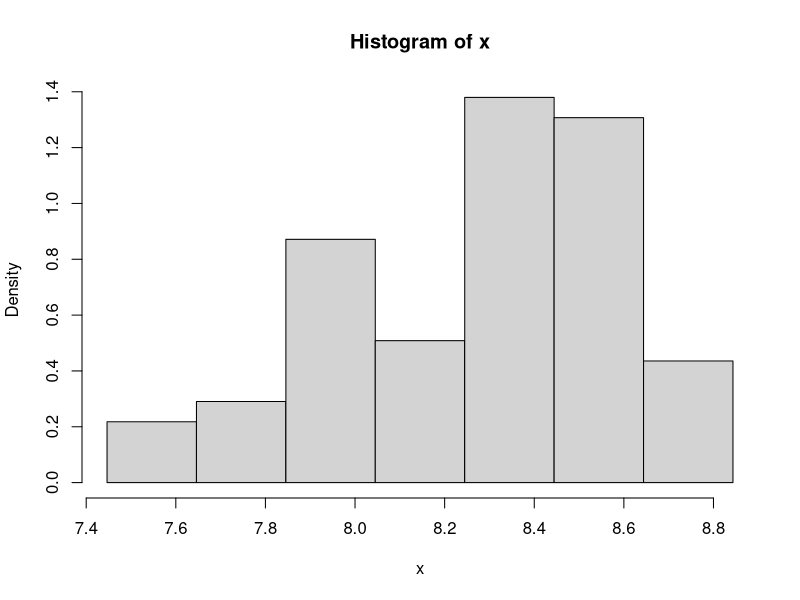
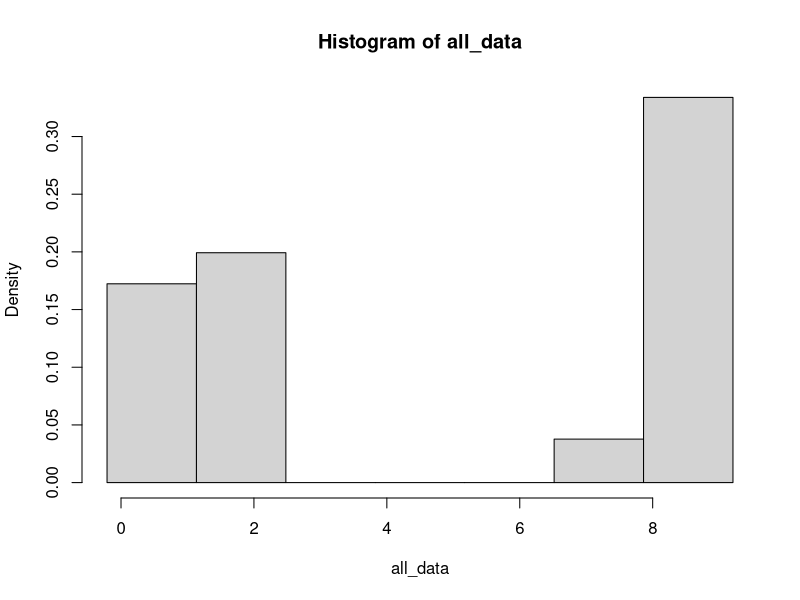

Here is the R script that generated these plots, in order:
## ---- chunk 1
# Delete any existing object
if(!is.null(dev.list())) dev.off()
rm(list = ls())

knitr::opts_chunk$set(echo = TRUE)

## ---- chunk 2
# Read and transform x to numeric
df = read.table("cdrate.dat", col.names = c("x", "y"))
x = df["x"]
class(x) = "Numeric"
x = x$x

A <- min(x)-.05*diff(range(x))
Z <- max(x)+.05*diff(range(x))
nbr <- 7

# Define histogram and the function
hx <- hist(x,breaks=seq(A,Z,length=nbr+1),freq=F)

hx_f <- stepfun(hx$breaks,c(0,hx$density,0))
## ---- chunk 3
# calculate observed values
observed_values = hx_f(x)

# add them to the histogram
all_data = append(x, observed_values)

A <- min(all_data)-.05*diff(range(all_data))
Z <- max(all_data)+.05*diff(range(all_data))
nbr <- 7

hx <- hist(all_data, breaks=seq(A,Z,length=nbr+1),freq=F)
## ---- chunk 4

